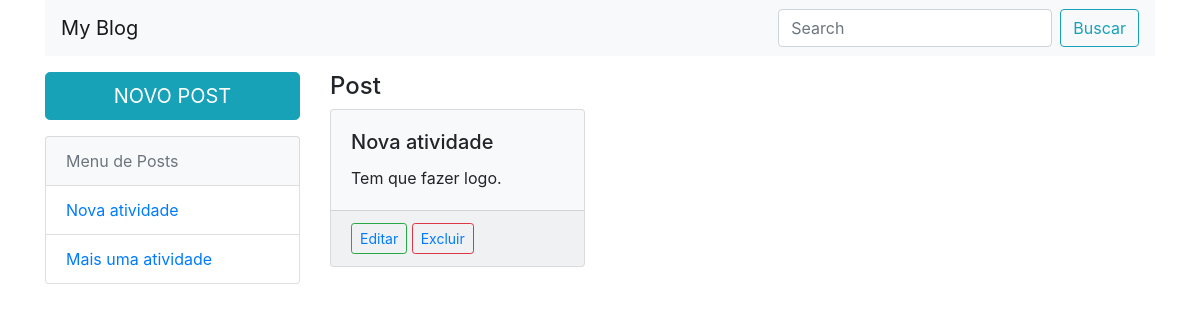
/index.php/home/visualizar/1, run on the app's committed database.
### tables this page shows
CREATE TABLE `postagens` (
  `id` int(11) NOT NULL,
  `titulo` varchar(200) DEFAULT NULL,
  `conteudo` varchar(500) DEFAULT NULL
);

### application/controllers/Home.php (called while the page is built, shortened)
<?php
class Home extends CI_Controller {
    public function visualizar($id){
        $parametro['postagens'] = $this->Postagem_model->acessoPost();
        $parametro2['postagens'] = $this->Postagem_model->getPost($id);
        $this->load->view('cabecalho');
        $this->load->view('menu_post', $parametro);
        $this->load->view('visualizar', $parametro2);
    }
}
?>

### index.php (called while the page is built, shortened)
<?php
require_once BASEPATH.'core/CodeIgniter.php';

### application/models/Postagem_model.php (called while the page is built, shortened)
<?php
class Postagem_model extends CI_Model {
    public function acessoPost() {
        $query = $this->db->get('postagens')->result_array();
        return $query;
    }
	public function getPost($id){
		$this->db->where('id', $id);
		$query = $this->db->get('postagens');
		return $query->row_array();
	}
}

### application/views/visualizar.php (the view)
<div class="col-md-9">
    <h4 class="h4 mt-3">Post</h4>
    <div class="row">
        <div class="col-md-4">
            <div class="card bg-light mb-3" style="max-width: 18rem;">
              <div class="card-body">
                <h5 class="card-title"><?= $postagens['titulo']; ?></h5>
                <p class="card-text"><?= $postagens['conteudo']; ?></p>
              </div>
              <div class="card-footer">
              	<button type="button" class="btn btn-sm btn-outline-success"><?= anchor('home/editar/'.$postagens['id'], "Editar")?></button>
            <button type="button" class="btn btn-sm btn-outline-danger"><?= anchor('home/excluir/'.$postagens['id'], "Excluir")?></button>
              </div>
            </div>
        </div>
    </div>
</div>

### application/views/menu_post.php
<section class="container">
    <div class="row">
        <div class="col-md-3 mt-3">
            <a class="btn btn-info mb-3 btn-lg btn-block" href="<?= base_url('home/novo')?>" role="button">NOVO POST</a>
            <ul class="list-group">
              <li class="list-group-item disabled bg-light" aria-disabled="true">Menu de Posts</li>
            	<?php foreach($postagens as $posts):?>
                <li class="list-group-item">
                	 <?= anchor('home/visualizar/'.$posts['id'], $posts['titulo']); ?>
                </li>
                <?php endforeach;?>
            </ul>
        </div>

### data on the page
postagens: id+titulo "Nova atividade", titulo "Nova atividade", conteudo "Tem que fazer logo.", id "Editar", id "Excluir"
postagens: id+titulo "Mais uma atividade"
